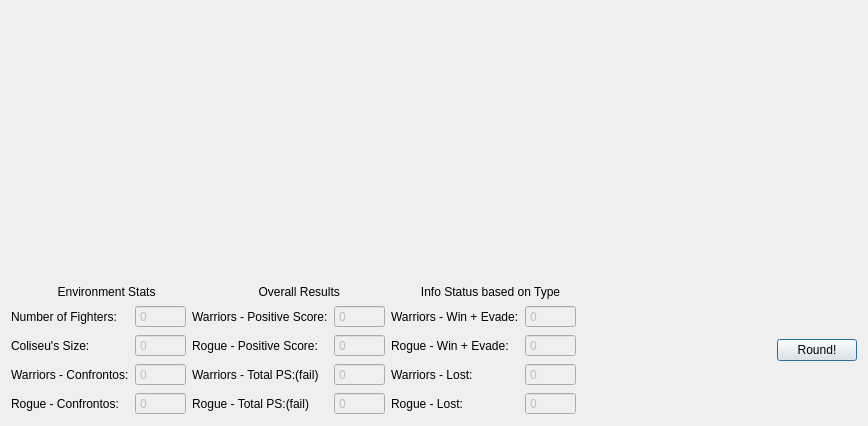
<?xml version="1.0" encoding="UTF-8"?>
<ui version="4.0">
 <class>Dialog</class>
 <widget class="QDialog" name="Dialog">
  <property name="geometry">
   <rect>
    <x>0</x>
    <y>0</y>
    <width>868</width>
    <height>426</height>
   </rect>
  </property>
  <property name="windowTitle">
   <string>Dialog</string>
  </property>
  <property name="styleSheet">
   <string notr="true">Dialog::setStyleSheet(&quot;background-color: green;&quot;);</string>
  </property>
  <layout class="QVBoxLayout" name="verticalLayout">
   <item>
    <layout class="QVBoxLayout" name="verticalLayout_2">
     <item>
      <spacer name="verticalSpacer">
       <property name="orientation">
        <enum>Qt::Vertical</enum>
       </property>
       <property name="sizeHint" stdset="0">
        <size>
         <width>55</width>
         <height>488</height>
        </size>
       </property>
      </spacer>
     </item>
     <item>
      <layout class="QGridLayout" name="gridLayout_4">
       <item row="0" column="0">
        <layout class="QGridLayout" name="gridLayout">
         <item row="0" column="0" colspan="2">
          <widget class="QLabel" name="label_17">
           <property name="text">
            <string>              Environment Stats</string>
           </property>
          </widget>
         </item>
         <item row="1" column="0">
          <widget class="QLabel" name="label_5">
           <property name="text">
            <string>Number of Fighters:</string>
           </property>
          </widget>
         </item>
         <item row="1" column="1">
          <widget class="QSpinBox" name="spinBox_numFighters">
           <property name="enabled">
            <bool>false</bool>
           </property>
           <property name="buttonSymbols">
            <enum>QAbstractSpinBox::NoButtons</enum>
           </property>
           <property name="maximum">
            <number>9999999</number>
           </property>
          </widget>
         </item>
         <item row="2" column="0">
          <widget class="QLabel" name="label_6">
           <property name="text">
            <string>Coliseu's Size:</string>
           </property>
          </widget>
         </item>
         <item row="2" column="1">
          <widget class="QSpinBox" name="spinBox_coliseuSize">
           <property name="enabled">
            <bool>false</bool>
           </property>
           <property name="buttonSymbols">
            <enum>QAbstractSpinBox::NoButtons</enum>
           </property>
           <property name="maximum">
            <number>9999999</number>
           </property>
          </widget>
         </item>
         <item row="3" column="0">
          <widget class="QLabel" name="label_8">
           <property name="text">
            <string>Warriors - Confrontos:</string>
           </property>
          </widget>
         </item>
         <item row="3" column="1">
          <widget class="QSpinBox" name="spinBox_wConf">
           <property name="enabled">
            <bool>false</bool>
           </property>
           <property name="buttonSymbols">
            <enum>QAbstractSpinBox::NoButtons</enum>
           </property>
           <property name="maximum">
            <number>9999999</number>
           </property>
          </widget>
         </item>
         <item row="4" column="0">
          <widget class="QLabel" name="label_11">
           <property name="text">
            <string>Rogue - Confrontos:</string>
           </property>
          </widget>
         </item>
         <item row="4" column="1">
          <widget class="QSpinBox" name="spinBox_rConf">
           <property name="enabled">
            <bool>false</bool>
           </property>
           <property name="buttonSymbols">
            <enum>QAbstractSpinBox::NoButtons</enum>
           </property>
           <property name="maximum">
            <number>9999999</number>
           </property>
          </widget>
         </item>
        </layout>
       </item>
       <item row="0" column="1">
        <layout class="QGridLayout" name="gridLayout_3">
         <item row="0" column="0">
          <widget class="QLabel" name="label_15">
           <property name="text">
            <string>                    Overall Results</string>
           </property>
          </widget>
         </item>
         <item row="1" column="0">
          <layout class="QGridLayout" name="gridLayout_2">
           <item row="0" column="0">
            <widget class="QLabel" name="label_13">
             <property name="text">
              <string>Warriors - Positive Score:</string>
             </property>
            </widget>
           </item>
           <item row="0" column="1">
            <widget class="QSpinBox" name="spinBox_wPosScore">
             <property name="enabled">
              <bool>false</bool>
             </property>
             <property name="buttonSymbols">
              <enum>QAbstractSpinBox::NoButtons</enum>
             </property>
             <property name="maximum">
              <number>9999999</number>
             </property>
            </widget>
           </item>
           <item row="1" column="0">
            <widget class="QLabel" name="label_14">
             <property name="text">
              <string>Rogue - Positive Score:</string>
             </property>
            </widget>
           </item>
           <item row="1" column="1">
            <widget class="QSpinBox" name="spinBox_rPosScore">
             <property name="enabled">
              <bool>false</bool>
             </property>
             <property name="buttonSymbols">
              <enum>QAbstractSpinBox::NoButtons</enum>
             </property>
             <property name="maximum">
              <number>9999999</number>
             </property>
            </widget>
           </item>
           <item row="2" column="0">
            <widget class="QLabel" name="label_7">
             <property name="text">
              <string>Warriors - Total PS:(fail)</string>
             </property>
            </widget>
           </item>
           <item row="2" column="1">
            <widget class="QSpinBox" name="spinBox_wTps">
             <property name="enabled">
              <bool>false</bool>
             </property>
             <property name="buttonSymbols">
              <enum>QAbstractSpinBox::NoButtons</enum>
             </property>
             <property name="maximum">
              <number>9999999</number>
             </property>
            </widget>
           </item>
           <item row="3" column="0">
            <widget class="QLabel" name="label_12">
             <property name="text">
              <string>Rogue - Total PS:(fail)</string>
             </property>
            </widget>
           </item>
           <item row="3" column="1">
            <widget class="QSpinBox" name="spinBox_rTps">
             <property name="enabled">
              <bool>false</bool>
             </property>
             <property name="buttonSymbols">
              <enum>QAbstractSpinBox::NoButtons</enum>
             </property>
             <property name="maximum">
              <number>9999999</number>
             </property>
            </widget>
           </item>
          </layout>
         </item>
        </layout>
       </item>
       <item row="0" column="2">
        <layout class="QGridLayout" name="gridLayout_5">
         <item row="0" column="0" colspan="2">
          <widget class="QLabel" name="label_16">
           <property name="text">
            <string>         Info Status based on Type</string>
           </property>
          </widget>
         </item>
         <item row="1" column="0">
          <widget class="QLabel" name="label_4">
           <property name="text">
            <string>Warriors - Win + Evade:</string>
           </property>
          </widget>
         </item>
         <item row="1" column="1">
          <widget class="QSpinBox" name="spinBox_wWinEvade">
           <property name="enabled">
            <bool>false</bool>
           </property>
           <property name="buttonSymbols">
            <enum>QAbstractSpinBox::NoButtons</enum>
           </property>
           <property name="maximum">
            <number>9999999</number>
           </property>
          </widget>
         </item>
         <item row="2" column="0">
          <widget class="QLabel" name="label_9">
           <property name="text">
            <string>Rogue - Win + Evade:</string>
           </property>
          </widget>
         </item>
         <item row="2" column="1">
          <widget class="QSpinBox" name="spinBox_rWinEvade">
           <property name="enabled">
            <bool>false</bool>
           </property>
           <property name="buttonSymbols">
            <enum>QAbstractSpinBox::NoButtons</enum>
           </property>
           <property name="maximum">
            <number>9999999</number>
           </property>
          </widget>
         </item>
         <item row="3" column="0">
          <widget class="QLabel" name="label_3">
           <property name="text">
            <string>Warriors - Lost:</string>
           </property>
          </widget>
         </item>
         <item row="3" column="1">
          <widget class="QSpinBox" name="spinBox_wLost">
           <property name="enabled">
            <bool>false</bool>
           </property>
           <property name="buttonSymbols">
            <enum>QAbstractSpinBox::NoButtons</enum>
           </property>
           <property name="maximum">
            <number>9999999</number>
           </property>
          </widget>
         </item>
         <item row="4" column="0">
          <widget class="QLabel" name="label_10">
           <property name="text">
            <string>Rogue - Lost:</string>
           </property>
          </widget>
         </item>
         <item row="4" column="1">
          <widget class="QSpinBox" name="spinBox_rLost">
           <property name="enabled">
            <bool>false</bool>
           </property>
           <property name="buttonSymbols">
            <enum>QAbstractSpinBox::NoButtons</enum>
           </property>
           <property name="maximum">
            <number>9999999</number>
           </property>
          </widget>
         </item>
        </layout>
       </item>
       <item row="0" column="3">
        <spacer name="horizontalSpacer_3">
         <property name="orientation">
          <enum>Qt::Horizontal</enum>
         </property>
         <property name="sizeHint" stdset="0">
          <size>
           <width>448</width>
           <height>20</height>
          </size>
         </property>
        </spacer>
       </item>
       <item row="0" column="4">
        <widget class="QPushButton" name="buttom_on">
         <property name="enabled">
          <bool>true</bool>
         </property>
         <property name="text">
          <string>Round!</string>
         </property>
        </widget>
       </item>
      </layout>
     </item>
    </layout>
   </item>
  </layout>
 </widget>
 <layoutdefault spacing="6" margin="11"/>
 <resources/>
 <connections/>
</ui>
